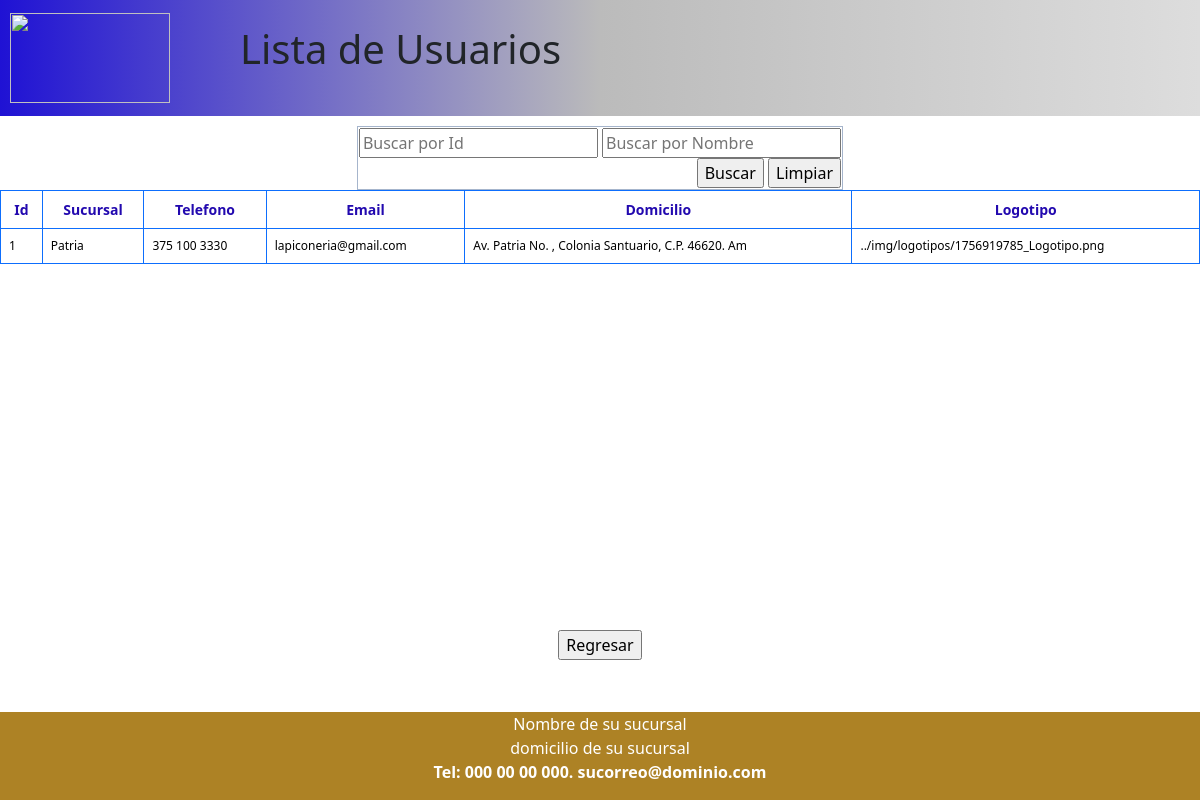
Page /listSucursales.php on the earlier database version.
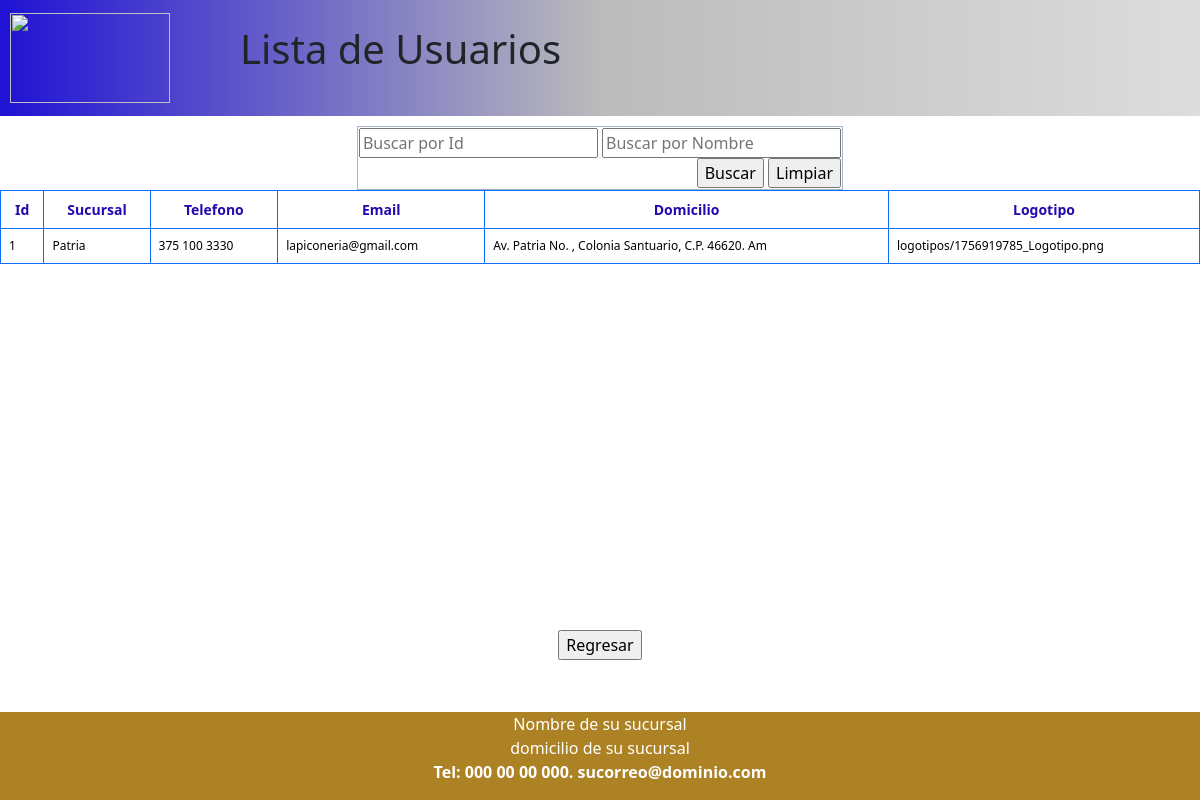
Same page on the later database version.
### tables this page shows
CREATE TABLE `sucursal` (
  `Id_Comercio` int AUTO_INCREMENT PRIMARY KEY,
  `Nombre_Sucursal` varchar(50),
  `Telefono` varchar(12),
  `Email` varchar(30),
  `Domicilio` varchar(250),
  `Logotipo` varchar(100),
  `color_background_principal` varchar(20),
  `color_background_secundario` varchar(20), 
  `color_radial` varchar(20), 
  `color_texto_principal` varchar(20),
  `color_texto_secundario` varchar(20), 
  `color_header_principal` varchar(20),
  `color_header_secundario` varchar(20),
  `color_footer_principal` varchar(20), 
  `color_footer_secundario` varchar(20),
  `color_texto_header_principal` varchar(20),
  `color_texto_header_secundario` varchar(20),
  `color_texto_footer_principal` varchar(20),
  `color_texto_footer_secundario` varchar(20),
  `color_boton_principal` varchar(20),
  `color_boton_secundario` varchar(20), 
  `color_boton_texto_principal` varchar(20),
  `color_boton_texto_secundario` varchar(20)
);

### clases/connection.php (called while the page is built, shortened)
<?php
class DB {
   private $host;
   private $db;
   private $user;
   private $psw;
   private $charset;
   public function __construct() {
      $this->host    = 'localhost';
      $this->db      = 'comerciored';
      $this->user    = 'root';
      $this->psw     = '';
      $this->charset = 'utf8mb4';
   }
   function connect() {
      try {
         $conexion = 'mysql:host='.$this->host.';dbname='.$this->db.';charset='.$this->charset;
         $options = [
            PDO::ATTR_ERRMODE            => PDO::ERRMODE_EXCEPTION,
            PDO::ATTR_EMULATE_PREPARES   => false,
         ];
         $pdo = new PDO($conexion, $this->user, $this->psw, $options);
         $pdo->exec("SET time_zone = '-06:00'");
         return $pdo;
      } catch (PDOException $e) {
         die('Error de conexión: ' . $e->getMessage());
      }
   }
}
?>

### clases/sucursal.php (called while the page is built, shortened)
<?php
include_once 'connection.php';
class Sucursal extends DB {
    public function listarSucursales() {
        $sql = "SELECT Id_Comercio, Nombre_Sucursal, Domicilio, Telefono, Email, Logotipo FROM sucursal";
        $query = $this->connect()->query($sql);
        return $query->fetchAll(PDO::FETCH_ASSOC);
    }
}
?>

### forms/form_list_sucursales.php (the view, shortened to what the changed rows need)
<?php
$filtro1 = isset($_POST['$$Filtrar_sucursal_Id']) ? trim($_POST['$$Filtrar_sucursal_Id']) : '';
$filtro2 = isset($_POST['$$Filtrar_sucursal_Nombre']) ? trim($_POST['$$Filtrar_sucursal_Nombre']) : '';
?>
    <div id="listado">
        <form method="post" action="" name="$$lista_sucursales" id="$$lista_sucursales" class="form-list">
            <?php
            include_once 'clases/sucursal.php';
            $lugar = new Sucursal();
            $sucursales = $lugar->listarSucursales();
            $encontroResultados = false;
            if ($sucursales) {
                echo "<table class='table table-bordered border-primary table-hover tabla-datos'><thead>
                        <tr>
                            <th style='text-align:center'>Id</th>
                            <th style='text-align:center'>Sucursal</th>
                            <th style='text-align:center'>Telefono</th>
                            <th style='text-align:center'>Email</th>
                            <th style='text-align:center'>Domicilio</th>
                            <th style='text-align:center'>Logotipo</th>
                        </tr></thead>";
                if ($filtro1 !== '' || $filtro2 !== '') {
                    foreach ($sucursales as $lugar) {
                        $coincideId = ($filtro1 === '' || $filtro1 == $lugar['Id_Comercio']);
                        $coincideNombre = ($filtro2 === '' || strtoupper($filtro2) == strtoupper($lugar['Nombre_Sucursal']));
                        if ($coincideId && $coincideNombre) {
                            $encontroResultados = true;
                            echo "<tr>
                                    <td>{$lugar['Id_Comercio']}</td>
                                    <td>{$lugar['Nombre_Sucursal']}</td>
                                    <td>{$lugar['Telefono']}</td>
                                    <td>{$lugar['Email']}</td>
                                    <td>{$lugar['Domicilio']}</td>
                                    <td>{$lugar['Logotipo']}</td>
                                </tr>";
                        }
                    }
                    if (!$encontroResultados) {
                        echo "<tr><td colspan='13' style='text-align:center'>No se encontraron resultados</td></tr>";
                    }
                } else {
                    foreach ($sucursales as $lugar) {
                        echo "<tr>
                                <td>{$lugar['Id_Comercio']}</td>
                                    <td>{$lugar['Nombre_Sucursal']}</td>
                                    <td>{$lugar['Telefono']}</td>
                                    <td>{$lugar['Email']}</td>
                                    <td>{$lugar['Domicilio']}</td>
                                    <td>{$lugar['Logotipo']}</td>
                            </tr>";
                    }
                }
                echo "</table>";
            } else {
                echo "<p>No hay Usuarios registrados en la base de datos</p>";
            }
            ?>
        </form>
    </div>

Differences in the rows shown:
changed sucursal "Patria": Logotipo "../img/logotipos/1756919785_Logotipo.png" → "logotipos/1756919785_Logotipo.png"
